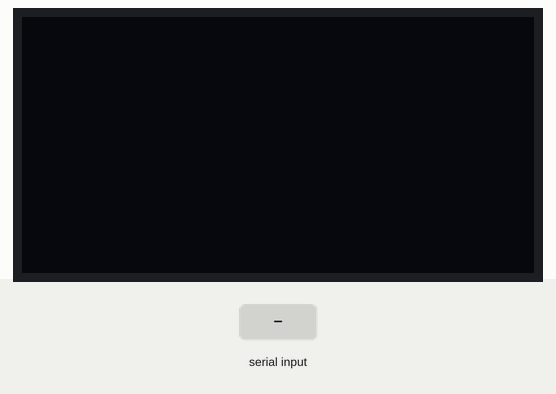
Simulated run of this program. Board: SparkFun Pro Micro, built with avr-gcc and run on an emulated ATmega32U4. Parts: 128×64 one-colour display. The test bench sets the inputs (shaded band). The display library's start-up logo is not drawn; what the program prints to the serial monitor is not drawn.

Above: at 3.2 s.
3.3 s: "1\n" received over Serial
At 4.0 s:
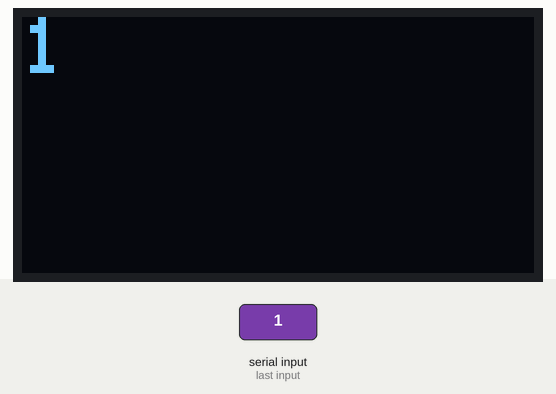
4.8 s: "0\n" received over Serial
At 5.2 s:
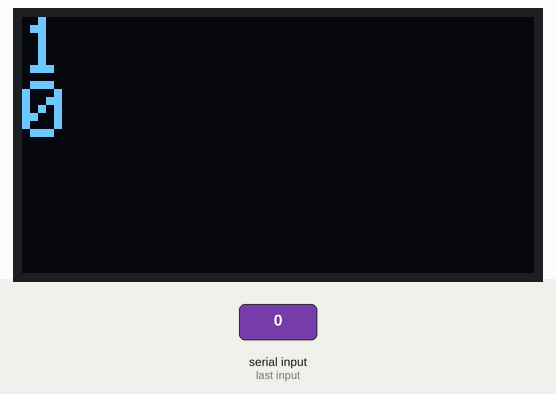
Timing chart, 0 to 7.8 s (numbered marks = the images above; inputs shaded):
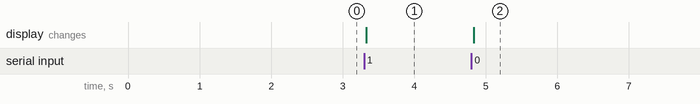

Measured:
- after the input at 3.3 s, the display: changes at once (image 1)
- after the input at 4.8 s, the display: changes at once (image 2)

The program:

main.cpp
```cpp
#include <SPI.h>
#include <Wire.h>
#include <Adafruit_GFX.h>
#include <Adafruit_SSD1306.h>
#include <SoftwareSerial.h>

#define OLED_RESET 4 // not used / nicht genutzt bei diesem Display
Adafruit_SSD1306 display(OLED_RESET);
SoftwareSerial AllenSerial(5, 6); // RX, TX

char inChar;
String Oled_String;

void setup()   {
 // initialize with the I2C addr 0x3C / mit I2C-Adresse 0x3c initialisieren
  display.begin(SSD1306_SWITCHCAPVCC, 0x3C);
  display.display();
  delay(2000);
  display.clearDisplay();
  display.setTextSize(2);
  display.setTextColor(INVERSE);

  Serial.begin(9600);
  AllenSerial.begin(9600);

  Oled_String.reserve(50);
  Oled_String="";
}

void ToAllenMSG();

void loop()
{
  if (Serial.available()) {
      display.clearDisplay();
      inChar = Serial.read();
      Serial.print(inChar);
      Oled_String+=inChar;
      display.setCursor(0,0);
      display.print(Oled_String);
      display.display();

      if( inChar == '\r'){
          Serial.println("Sending to Allen Bradlay display");
          ToAllenMSG();
          delay(500);
          Oled_String="";
      }
  }
  display.display();
}

void ToAllenMSG(){
    AllenSerial.print("\\14");                     //START
    AllenSerial.print("\\32\\30\\31\\38");         //Message
    AllenSerial.print("\\5C");                     //BackSlash
    AllenSerial.print("\\32");                     //Function
    AllenSerial.print("\\5C");                     //BackSlash
    AllenSerial.print("\\32\\35\\35");             //Address
    AllenSerial.print("\\0D");                     //Return
}
```
